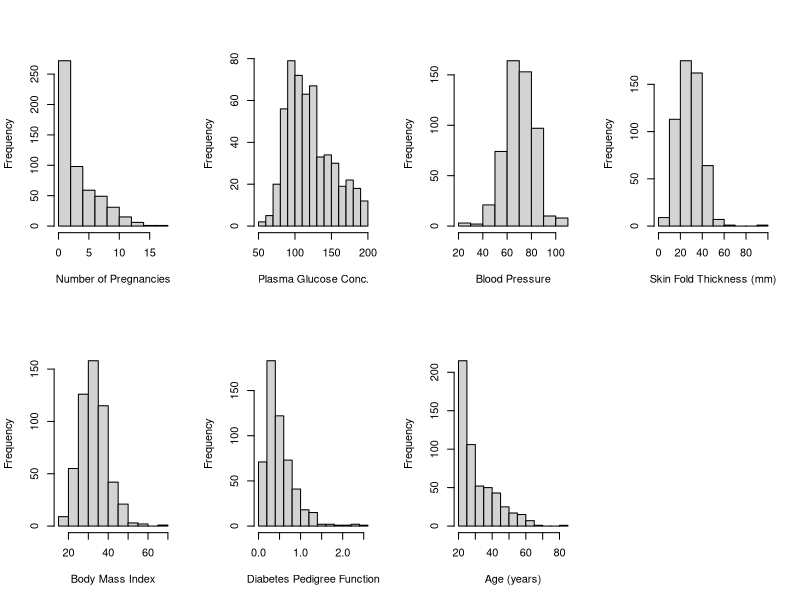
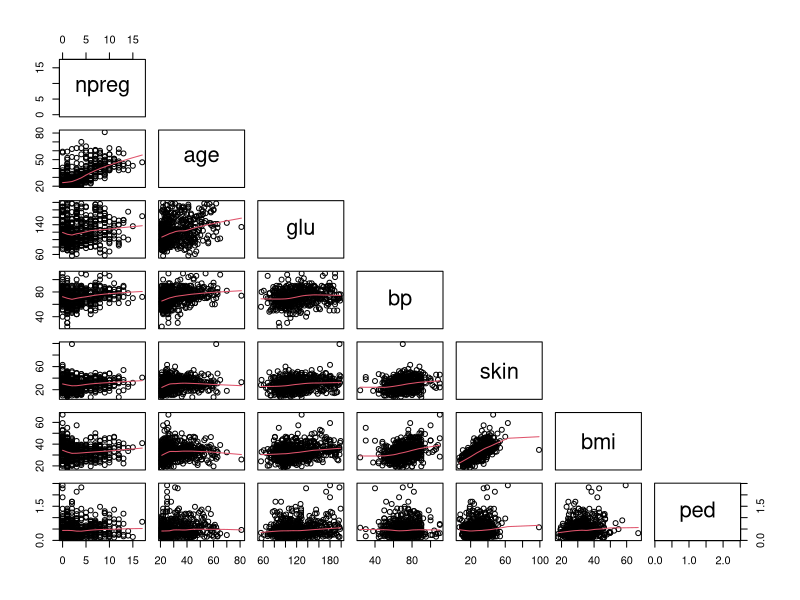
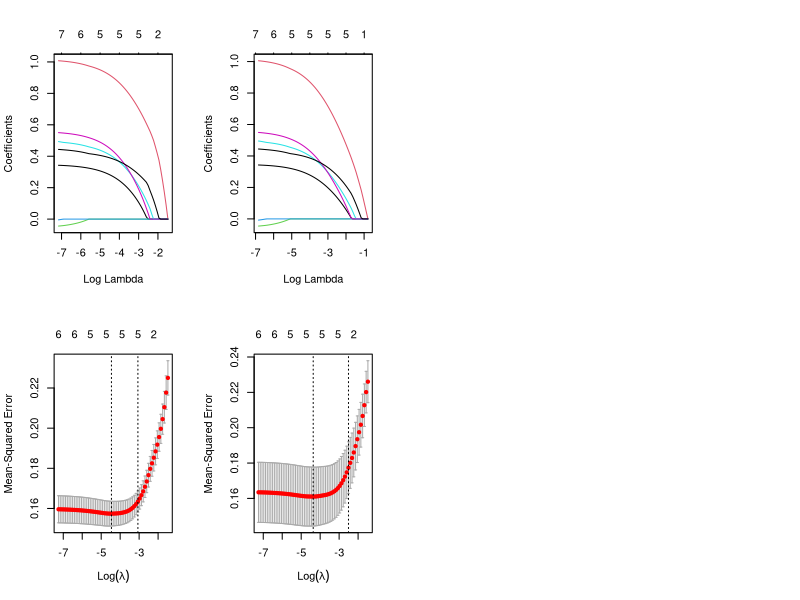

Write R code to recreate these figures, in order. (Note: this script raises an error after producing the figures.)
## ---- chunk 1
library(MASS)
library(glmnet)
library(gam)
library(nlme)
library(lattice)
## ---- chunk 2
Dtrain <- Pima.tr # Training set
Dtest <- Pima.te # Test set
D <- rbind(Dtrain,Dtest) # Combined dataset
Dtrain$type_num <- ifelse(Dtrain$type == "No",0,1)
Dtest$type_num <- ifelse(Dtest$type == "No",0,1)
D$type_num <- ifelse(D$type == "No",0,1)
## ---- chunk 3
par(mfrow=c(2,4))
hist(D$npreg, xlab = "Number of Pregnancies", main = "")
hist(D$glu, xlab = "Plasma Glucose Conc.", main = "")
hist(D$bp, xlab = "Blood Pressure", main = "")
hist(D$skin, xlab = "Skin Fold Thickness (mm)", main = "")
hist(D$bmi, xlab = "Body Mass Index", main = "")
hist(D$ped, xlab = "Diabetes Pedigree Function", main = "")
hist(D$age, xlab = "Age (years)", main = "")
## ---- chunk 4
summary(D$npreg)
## ---- chunk 5
summary(D$glu)
## ---- chunk 6
summary(D$bp)
## ---- chunk 7
summary(D$skin)
## ---- chunk 8
summary(D$bmi)
## ---- chunk 9
summary(D$ped)
## ---- chunk 10
summary(D$age)
## ---- chunk 11
pairs(~npreg+age+glu+bp+skin+bmi+ped, data=D,lower.panel=panel.smooth, upper.panel = NULL)
## ---- chunk 12
# Scale the data
Dtrain = cbind(scale(Dtrain[,1:7]),Dtrain[,8:9])
Dtest = cbind(scale(Dtest[,1:7]),Dtest[,8:9])
## ---- chunk 13
# Fit the model
fullmodel <- glm(type_num ~npreg+skin+bmi+ped+age+glu+bp, data = Dtrain, family = binomial)
logfit <- stepAIC(fullmodel, trace = FALSE)
# Look at the final selected model
summary(logfit)
# Make predictions
probabilities <- predict(logfit, Dtest, type = "response")
predicted.classes <- ifelse(probabilities > 0.5, 1, 0)
# Model Error
cfM <- xtabs(~Dtest$type_num+predicted.classes)
error <- (cfM[1,2] + cfM[2,1])/(sum(cfM))
## ---- chunk 14
# A function to make a nice confusion matrix function
cFM <- function(k){

errors <- 0

topleft <- 0 # not diabetic, and not predicted to be diabetic
topright <- 0 # not diabetic, but predicted to be diabetic
bottomleft <- 0 # diabetic, but not predicted to be diabetic
bottomright <- 0 # diabetic and predicted to be diabetic

# Find the values in the Confusion Matrix
for(i in 1:length(k[,1])){
  if(k$actual[i] != k$predicted[i]){
    errors = errors + 1 # Number of errors overall
  }
  if(k$actual[i]==0 & k$predicted[i]==0){
    bottomright <- bottomright + 1 # actual no, predicted no
  }
  
  if(k$actual[i]==0 & k$predicted[i]==1){
    topright <- topright + 1 #actual no, predicted yes
  }
  if(k$actual[i]==1 & k$predicted[i]==0){
    bottomleft <- bottomleft + 1 # actual yes, predicted no
  }
  if(k$actual[i]==1 & k$predicted[i]==1){
    topleft <- topleft + 1 # actual yes, predicted yes
  }  
}

# Make confusion matrix

error.table <- matrix(c(topleft,topright, bottomleft, bottomright), ncol=2, byrow=TRUE)
colnames(error.table) <- c("Actually Diabetic", "Actually Not Diabetic")
rownames(error.table) <- c("Predicted Diabetic", "Predicted Not Diabetic")
error.table <- as.table(error.table)
print(error.table)

# Calculate misclassification rate
misclassification.rate <- errors/length(k[,1])
round(misclassification.rate,4)
}
## ---- chunk 15
actual <- Dtest[,9]
predicted <- predicted.classes

final.logistic <- data.frame(actual, predicted)
names(final.logistic) <- c("actual", "predicted")

cFM(final.logistic) 
# See Rmd for the code I wrote for the function cFM, which makes a nice confusion matrix
## ---- chunk 16
set.seed(88)
x = cbind(npreg = Dtrain$npreg,glu = Dtrain$glu, bp= Dtrain$bp, skin=Dtrain$skin,
          bmi= Dtrain$bmi, ped=Dtrain$ped, age=Dtrain$age)
head(x)
y = Dtrain$type_num
fit.lasso = glmnet(x,y, family = "binomial")
plot(fit.lasso,xvar="lambda", label = TRUE)
## ---- chunk 17
cv.lasso = cv.glmnet(x,y)
plot(cv.lasso)
coef(cv.lasso)
## ---- chunk 18
best_lam <- cv.lasso$lambda.min
best_lam # best lambda value
## ---- chunk 19
lasso_best <- glmnet(x, y, alpha=1, lambda = best_lam)
xvars.Dtest <- Dtest[,1:7]
yvars.Dtest <- Dtest[,9]
pred <- predict.glmnet(lasso_best, s = best_lam, newx = as.matrix(xvars.Dtest))

actual <- yvars.Dtest
predicted <- round(pred)

final.lasso <- data.frame(actual, predicted)
names(final.lasso) <- c("actual", "predicted")

cFM(final.lasso)
## ---- chunk 20
fit.elastic= glmnet(x,y, family = "binomial", alpha = 0.5)
plot(fit.elastic,xvar="lambda", label = TRUE)
## ---- chunk 21
cv.elastic = cv.glmnet(x,y)
plot(cv.elastic)
## ---- chunk 22
coef(cv.elastic)
## ---- chunk 23
best_lam <- cv.elastic$lambda.min
best_lam
## ---- chunk 24
elastic_best <- glmnet(x, y, alpha=1, lambda = best_lam)

preds.elastic <- predict.glmnet(elastic_best, s = best_lam, newx = as.matrix(xvars.Dtest))

actual <- yvars.Dtest # same as in the other models
predicted <- round(preds.elastic) #cut-off at 0.5
# rounded predictions from the GAM model

final.elastic <- data.frame(actual, predicted)
names(final.elastic) <- c("actual", "predicted")

cFM(final.elastic)
## ---- chunk 25
# Creating a GAM Object
Gam.object <- gam(type_num~npreg+glu+ped+age+bmi+bp+skin, data=Dtrain)
step.object <- step.Gam(Gam.object, scope=list("npreg"=~1+npreg+s(npreg,2)+s(npreg,3)+s(npreg,4),
                                               "glu"=~1+glu+s(glu,2)+s(glu,3)+s(glu,4),
                                               "ped"=~1+ped+s(ped,2)+s(ped,3)+s(ped,4),
                                               "age"=~1+age+s(age,2)+s(age,3)+s(age,4),
                                               "bmi"=~1+bmi+s(bmi,2)+s(bmi,3)+s(bmi,4),
                                               "bp"=~1+bp+s(bp,2)+s(bp,3)+s(bp,4),
                                               "skin"=~1+skin+s(skin,2)+s(skin,3)+s(skin,4)))
## ---- chunk 26
summary(step.object)
coefficients(step.object)
## ---- chunk 27
par(mfrow=c(1,4))
plot.Gam(step.object)
## ---- chunk 28
xvars.Dtest <- Dtest[,1:7]
yvars.Dtest <- Dtest[,9]

preds.gam = predict(step.object, newdata=xvars.Dtest)

actual <- yvars.Dtest # same as in the other models
predicted <- round(preds.gam) #cut-off at 0.5
predicted[203] = 0
# rounded predictions from the GAM model

final.gam <- data.frame(actual, predicted)
names(final.gam) <- c("actual", "predicted")

cFM(final.gam)
## ---- chunk 29
xvars.Dtest <- Dtest[,1:7]
yvars.Dtest <- Dtest[,9]

actual <-yvars.Dtest
predicted <- ifelse(preds.gam > 0.5, 1, 0)

final.gam <- data.frame(actual, predicted)
names(final.gam) <- c("actual", "predicted")

cFM(final.gam)
## ---- chunk 30
xvars.Dtest <- Dtest[,1:7]
yvars.Dtest <- Dtest[,9]

actual <-yvars.Dtest
predicted <- ifelse(preds.gam > 0.4, 1, 0)

final.gam <- data.frame(actual, predicted)
names(final.gam) <- c("actual", "predicted")

cFM(final.gam)
## ---- chunk 31
xvars.Dtest <- Dtest[,1:7]
yvars.Dtest <- Dtest[,9]

actual <-yvars.Dtest
predicted <- ifelse(preds.gam > 0.2, 1, 0)

final.gam <- data.frame(actual, predicted)
names(final.gam) <- c("actual", "predicted")

cFM(final.gam)
## ---- chunk 32
xvars.Dtest <- Dtest[,1:7]
yvars.Dtest <- Dtest[,9]

actual <-yvars.Dtest
predicted <- ifelse(preds.gam > 0.32, 1, 0)

final.gam <- data.frame(actual, predicted)
names(final.gam) <- c("actual", "predicted")

cFM(final.gam)
